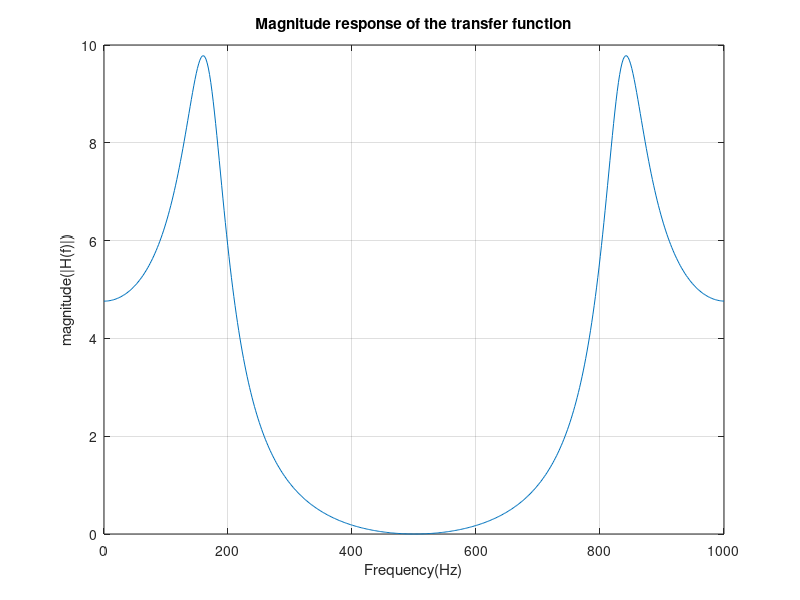

This chart was generated by the following MATLAB code:
clc; close all; clear all; 
b= [1 2 1];
a = [1 -0.8  0.64];       
Fs=1000;
% coefficients  
N = 512; % Number of DFT points 
z=abs(freqz(b,a,N,'whole'));  
k=0:Fs/(N-1):Fs; 
plot(k,z) 
title('Magnitude response of the transfer function'); 
xlabel('Frequency(Hz)');
ylabel('magnitude(|H(f)|)'); 
grid on;
